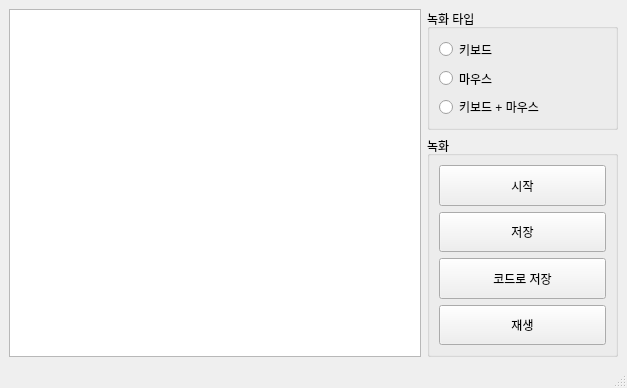
<?xml version="1.0" encoding="UTF-8"?>
<ui version="4.0">
 <class>MainWindow</class>
 <widget class="QMainWindow" name="MainWindow">
  <property name="geometry">
   <rect>
    <x>0</x>
    <y>0</y>
    <width>627</width>
    <height>388</height>
   </rect>
  </property>
  <property name="windowTitle">
   <string>MainWindow</string>
  </property>
  <widget class="QWidget" name="centralwidget">
   <layout class="QGridLayout" name="gridLayout_3">
    <item row="0" column="0" rowspan="2">
     <widget class="QTableWidget" name="tableWidget"/>
    </item>
    <item row="0" column="1">
     <widget class="QGroupBox" name="groupBox">
      <property name="sizePolicy">
       <sizepolicy hsizetype="Maximum" vsizetype="Maximum">
        <horstretch>0</horstretch>
        <verstretch>0</verstretch>
       </sizepolicy>
      </property>
      <property name="minimumSize">
       <size>
        <width>191</width>
        <height>108</height>
       </size>
      </property>
      <property name="title">
       <string>녹화 타입</string>
      </property>
      <layout class="QGridLayout" name="gridLayout_2">
       <item row="0" column="0">
        <widget class="QRadioButton" name="radioButton">
         <property name="sizePolicy">
          <sizepolicy hsizetype="Preferred" vsizetype="Fixed">
           <horstretch>0</horstretch>
           <verstretch>0</verstretch>
          </sizepolicy>
         </property>
         <property name="text">
          <string>키보드</string>
         </property>
        </widget>
       </item>
       <item row="1" column="0">
        <widget class="QRadioButton" name="radioButton_2">
         <property name="sizePolicy">
          <sizepolicy hsizetype="Preferred" vsizetype="Fixed">
           <horstretch>0</horstretch>
           <verstretch>0</verstretch>
          </sizepolicy>
         </property>
         <property name="text">
          <string>마우스</string>
         </property>
        </widget>
       </item>
       <item row="2" column="0">
        <widget class="QRadioButton" name="radioButton_3">
         <property name="sizePolicy">
          <sizepolicy hsizetype="Preferred" vsizetype="Fixed">
           <horstretch>0</horstretch>
           <verstretch>0</verstretch>
          </sizepolicy>
         </property>
         <property name="text">
          <string>키보드 + 마우스</string>
         </property>
        </widget>
       </item>
      </layout>
     </widget>
    </item>
    <item row="1" column="1">
     <widget class="QGroupBox" name="groupBox_2">
      <property name="sizePolicy">
       <sizepolicy hsizetype="Maximum" vsizetype="Maximum">
        <horstretch>0</horstretch>
        <verstretch>0</verstretch>
       </sizepolicy>
      </property>
      <property name="minimumSize">
       <size>
        <width>191</width>
        <height>221</height>
       </size>
      </property>
      <property name="title">
       <string>녹화</string>
      </property>
      <layout class="QGridLayout" name="gridLayout">
       <item row="0" column="0">
        <widget class="QPushButton" name="pushButton">
         <property name="sizePolicy">
          <sizepolicy hsizetype="Preferred" vsizetype="Preferred">
           <horstretch>0</horstretch>
           <verstretch>0</verstretch>
          </sizepolicy>
         </property>
         <property name="text">
          <string>시작</string>
         </property>
        </widget>
       </item>
       <item row="1" column="0">
        <widget class="QPushButton" name="pushButton_2">
         <property name="sizePolicy">
          <sizepolicy hsizetype="Preferred" vsizetype="Preferred">
           <horstretch>0</horstretch>
           <verstretch>0</verstretch>
          </sizepolicy>
         </property>
         <property name="text">
          <string>저장</string>
         </property>
        </widget>
       </item>
       <item row="2" column="0">
        <widget class="QPushButton" name="pushButton_3">
         <property name="sizePolicy">
          <sizepolicy hsizetype="Preferred" vsizetype="Preferred">
           <horstretch>0</horstretch>
           <verstretch>0</verstretch>
          </sizepolicy>
         </property>
         <property name="text">
          <string>코드로 저장</string>
         </property>
        </widget>
       </item>
       <item row="3" column="0">
        <widget class="QPushButton" name="pushButton_4">
         <property name="sizePolicy">
          <sizepolicy hsizetype="Preferred" vsizetype="Preferred">
           <horstretch>0</horstretch>
           <verstretch>0</verstretch>
          </sizepolicy>
         </property>
         <property name="text">
          <string>재생</string>
         </property>
        </widget>
       </item>
      </layout>
     </widget>
    </item>
   </layout>
  </widget>
  <widget class="QMenuBar" name="menubar">
   <property name="geometry">
    <rect>
     <x>0</x>
     <y>0</y>
     <width>627</width>
     <height>22</height>
    </rect>
   </property>
  </widget>
  <widget class="QStatusBar" name="statusbar"/>
 </widget>
 <resources/>
 <connections/>
</ui>
